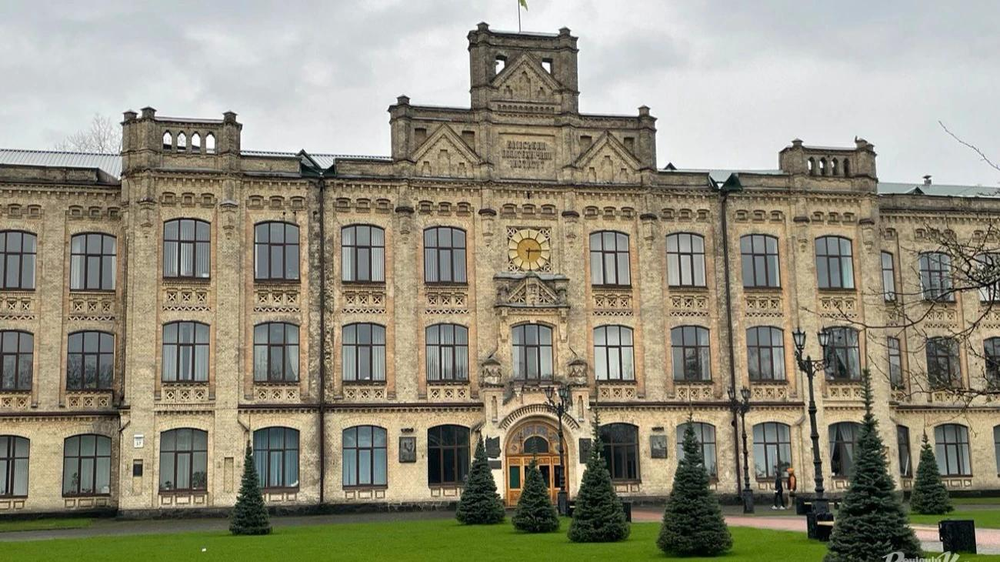
#> input picture vision/lab3_arch/images/3.png, 1000 x 562 px, shrunk from 1300 x 730 before the run
$ python -i processing.py   (imports and definitions only)   (older library calls are emulated)
#> lines starting #> are read from the running program, lines starting #| are printed output that depends on the picture
import cv2
import numpy as np


# [5 lines left out: function image_to_grey, not called in this run]


def negative_image(image_grey):
    return 255 - image_grey


# [59 lines left out: functions brightness_manip, contrast_manip, blur_image, preprocess_image, not called in this run]


def apply_gabor(image):
    if image.ndim == 3:
        gray = cv2.cvtColor(
            image,
            cv2.COLOR_RGB2GRAY
        )
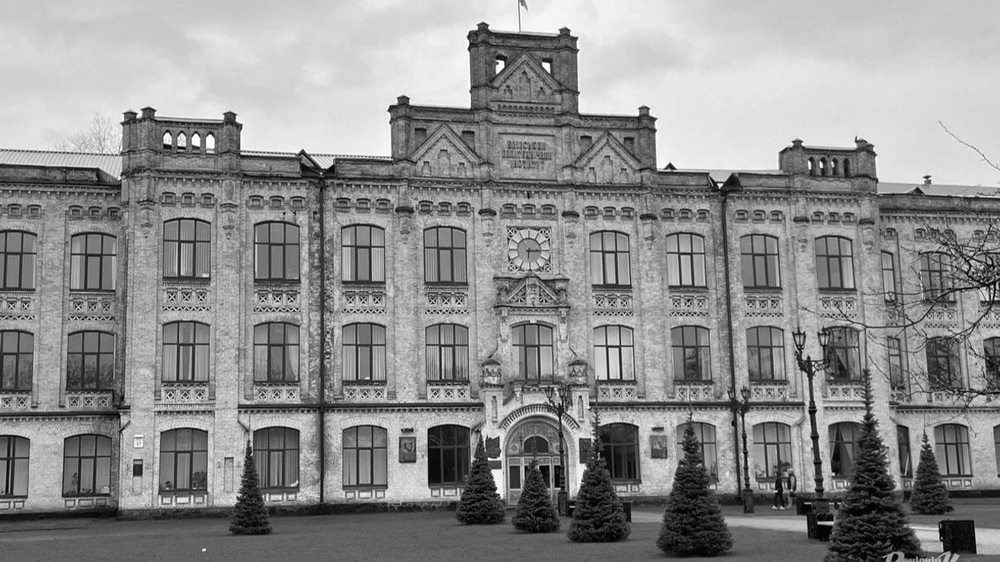
#> gray: shape (562, 1000); min 0, max 255, mean 141.5
    else:
        gray = image

    kernel = cv2.getGaborKernel(
        (21, 21),
        5,
        0,
        10,
        0.5,
        0
    )

    result = cv2.filter2D(
        gray,
        cv2.CV_32F,
        kernel
    )
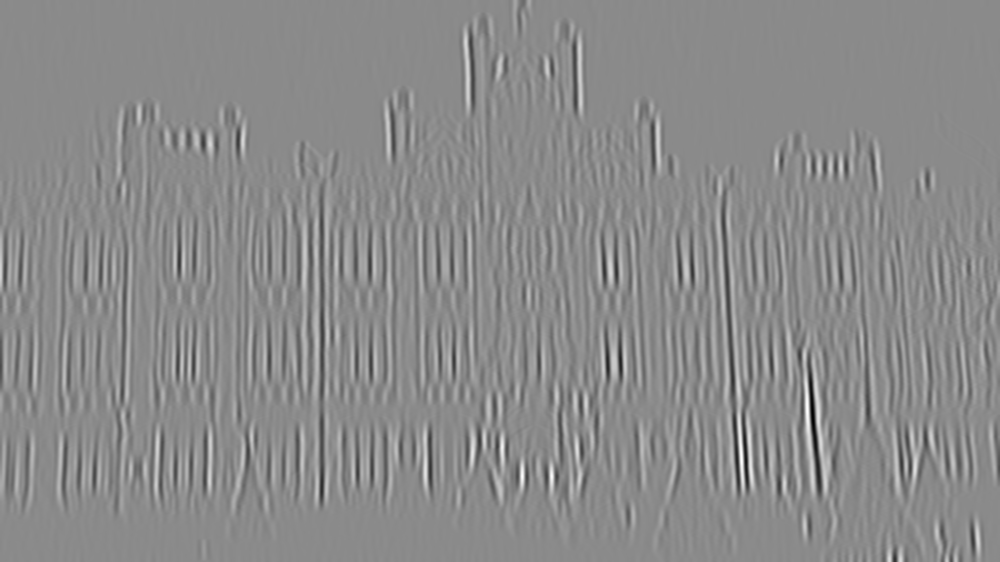
#> result: shape (562, 1000) float32; min -8152.3, max 6818.5, mean -11.4; drawn with min black and max white

    result = np.abs(result)
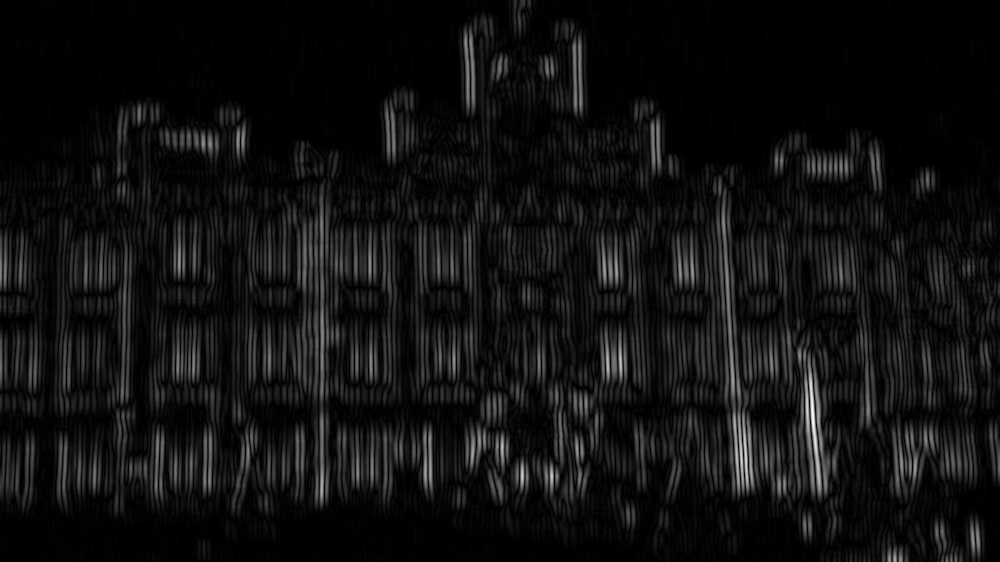
#> result: shape (562, 1000) float32; min 0.00013, max 8152.3, mean 541.3; drawn with min black and max white

    result = cv2.normalize(
        result,
        None,
        0,
        255,
        cv2.NORM_MINMAX
    )

    return result.astype(np.uint8)

>>> import cv2
>>> picture = cv2.cvtColor(cv2.imread('../images/3.png'), cv2.COLOR_BGR2RGB)
>>> result = apply_gabor(picture)
